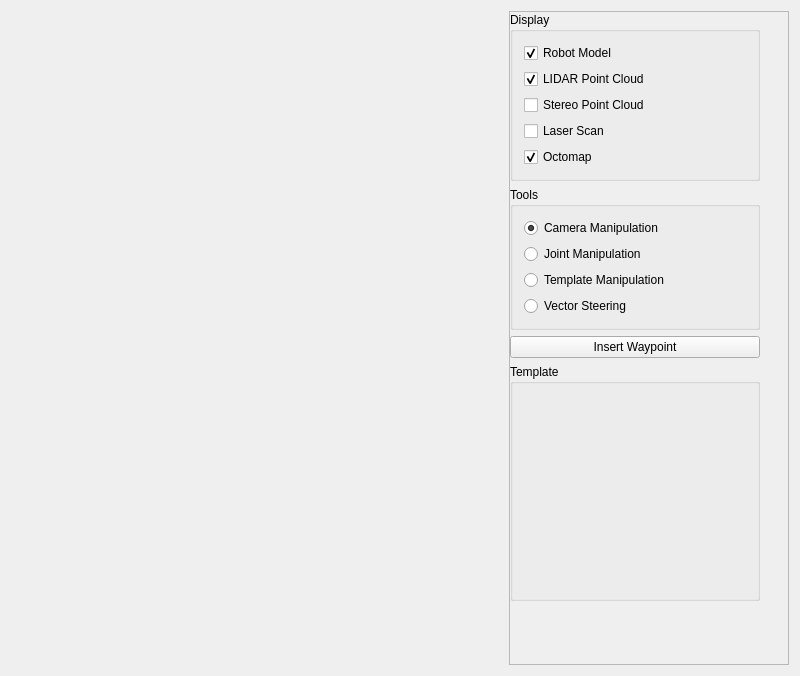
<?xml version="1.0" encoding="UTF-8"?>
<ui version="4.0">
 <class>Main3DViewWidget</class>
 <widget class="QWidget" name="Main3DViewWidget">
  <property name="geometry">
   <rect>
    <x>0</x>
    <y>0</y>
    <width>800</width>
    <height>676</height>
   </rect>
  </property>
  <property name="sizePolicy">
   <sizepolicy hsizetype="Preferred" vsizetype="Preferred">
    <horstretch>0</horstretch>
    <verstretch>0</verstretch>
   </sizepolicy>
  </property>
  <property name="windowTitle">
   <string>Main3DViewWidget</string>
  </property>
  <layout class="QHBoxLayout" name="horizontalLayout_2">
   <property name="sizeConstraint">
    <enum>QLayout::SetDefaultConstraint</enum>
   </property>
   <item>
    <widget class="Main3DView" name="main_3d_view_" native="true">
     <property name="sizePolicy">
      <sizepolicy hsizetype="Expanding" vsizetype="Expanding">
       <horstretch>0</horstretch>
       <verstretch>0</verstretch>
      </sizepolicy>
     </property>
     <property name="mouseTracking">
      <bool>true</bool>
     </property>
    </widget>
   </item>
   <item>
    <widget class="QScrollArea" name="scrollArea">
     <property name="minimumSize">
      <size>
       <width>280</width>
       <height>0</height>
      </size>
     </property>
     <property name="maximumSize">
      <size>
       <width>280</width>
       <height>16777215</height>
      </size>
     </property>
     <property name="widgetResizable">
      <bool>true</bool>
     </property>
     <widget class="QWidget" name="scrollAreaWidgetContents">
      <property name="geometry">
       <rect>
        <x>0</x>
        <y>0</y>
        <width>278</width>
        <height>656</height>
       </rect>
      </property>
      <layout class="QHBoxLayout" name="horizontalLayout">
       <property name="spacing">
        <number>0</number>
       </property>
       <property name="sizeConstraint">
        <enum>QLayout::SetMinAndMaxSize</enum>
       </property>
       <property name="margin">
        <number>0</number>
       </property>
       <item>
        <widget class="QWidget" name="ui_control" native="true">
         <property name="sizePolicy">
          <sizepolicy hsizetype="Fixed" vsizetype="Fixed">
           <horstretch>0</horstretch>
           <verstretch>0</verstretch>
          </sizepolicy>
         </property>
         <property name="minimumSize">
          <size>
           <width>250</width>
           <height>0</height>
          </size>
         </property>
         <property name="maximumSize">
          <size>
           <width>250</width>
           <height>16777215</height>
          </size>
         </property>
         <property name="baseSize">
          <size>
           <width>0</width>
           <height>0</height>
          </size>
         </property>
         <layout class="QVBoxLayout" name="verticalLayout">
          <property name="spacing">
           <number>6</number>
          </property>
          <property name="sizeConstraint">
           <enum>QLayout::SetDefaultConstraint</enum>
          </property>
          <property name="margin">
           <number>0</number>
          </property>
          <item>
           <widget class="QGroupBox" name="groupBox_2">
            <property name="title">
             <string>Display</string>
            </property>
            <layout class="QVBoxLayout" name="verticalLayout_3">
             <item>
              <widget class="QCheckBox" name="robot_model">
               <property name="text">
                <string>Robot Model</string>
               </property>
               <property name="checked">
                <bool>true</bool>
               </property>
              </widget>
             </item>
             <item>
              <widget class="QCheckBox" name="lidar_point_cloud">
               <property name="text">
                <string>LIDAR Point Cloud</string>
               </property>
               <property name="checked">
                <bool>true</bool>
               </property>
              </widget>
             </item>
             <item>
              <widget class="QCheckBox" name="stereo_point_cloud">
               <property name="text">
                <string>Stereo Point Cloud</string>
               </property>
               <property name="checked">
                <bool>false</bool>
               </property>
              </widget>
             </item>
             <item>
              <widget class="QCheckBox" name="laser_scan">
               <property name="text">
                <string>Laser Scan</string>
               </property>
               <property name="checked">
                <bool>false</bool>
               </property>
              </widget>
             </item>
             <item>
              <widget class="QCheckBox" name="octomap">
               <property name="text">
                <string>Octomap</string>
               </property>
               <property name="checked">
                <bool>true</bool>
               </property>
              </widget>
             </item>
            </layout>
           </widget>
          </item>
          <item>
           <widget class="QGroupBox" name="groupBox">
            <property name="title">
             <string>Tools</string>
            </property>
            <layout class="QVBoxLayout" name="verticalLayout_2">
             <item>
              <widget class="QRadioButton" name="camera_tool">
               <property name="text">
                <string>Camera Manipulation</string>
               </property>
               <property name="checked">
                <bool>true</bool>
               </property>
              </widget>
             </item>
             <item>
              <widget class="QRadioButton" name="widget_tool">
               <property name="text">
                <string>Joint Manipulation</string>
               </property>
              </widget>
             </item>
             <item>
              <widget class="QRadioButton" name="template_tool">
               <property name="text">
                <string>Template Manipulation</string>
               </property>
              </widget>
             </item>
             <item>
              <widget class="QRadioButton" name="steering_tool">
               <property name="text">
                <string>Vector Steering</string>
               </property>
              </widget>
             </item>
            </layout>
           </widget>
          </item>
          <item>
           <widget class="QPushButton" name="insert_waypoint">
            <property name="text">
             <string>Insert Waypoint</string>
            </property>
           </widget>
          </item>
          <item>
           <widget class="QGroupBox" name="groupBox_3">
            <property name="title">
             <string>Template</string>
            </property>
            <layout class="QVBoxLayout" name="verticalLayout_4">
             <property name="spacing">
              <number>0</number>
             </property>
             <property name="leftMargin">
              <number>0</number>
             </property>
             <property name="topMargin">
              <number>9</number>
             </property>
             <property name="rightMargin">
              <number>0</number>
             </property>
             <property name="bottomMargin">
              <number>0</number>
             </property>
             <item>
              <widget class="TemplateLoaderWidget" name="template_widget" native="true">
               <property name="minimumSize">
                <size>
                 <width>0</width>
                 <height>205</height>
                </size>
               </property>
              </widget>
             </item>
            </layout>
           </widget>
          </item>
         </layout>
        </widget>
       </item>
      </layout>
     </widget>
    </widget>
   </item>
  </layout>
 </widget>
 <layoutdefault spacing="6" margin="11"/>
 <customwidgets>
  <customwidget>
   <class>Main3DView</class>
   <extends>QWidget</extends>
   <header>main_3d_view.h</header>
   <container>1</container>
   <slots>
    <slot>robotModelToggled(bool)</slot>
    <slot>lidarPointCloudToggled(bool)</slot>
    <slot>laserScanToggled(bool)</slot>
    <slot>markerArrayToggled(bool)</slot>
    <slot>cameraToggled(bool)</slot>
    <slot>selectToggled(bool)</slot>
    <slot>markerRobotToggled(bool)</slot>
    <slot>vectorToggled(bool)</slot>
    <slot>stereoPointCloudToggled(bool)</slot>
    <slot>markerTemplateToggled(bool)</slot>
    <slot>select3DToggled(bool)</slot>
    <slot>insertTemplate(QString)</slot>
    <slot>insertWaypoint()</slot>
   </slots>
  </customwidget>
  <customwidget>
   <class>TemplateLoaderWidget</class>
   <extends>QWidget</extends>
   <header>ui/template_loader_widget.h</header>
   <container>1</container>
   <slots>
    <signal>insertTemplate(QString)</signal>
   </slots>
  </customwidget>
 </customwidgets>
 <resources/>
 <connections>
  <connection>
   <sender>robot_model</sender>
   <signal>toggled(bool)</signal>
   <receiver>main_3d_view_</receiver>
   <slot>robotModelToggled(bool)</slot>
   <hints>
    <hint type="sourcelabel">
     <x>669</x>
     <y>53</y>
    </hint>
    <hint type="destinationlabel">
     <x>271</x>
     <y>299</y>
    </hint>
   </hints>
  </connection>
  <connection>
   <sender>lidar_point_cloud</sender>
   <signal>toggled(bool)</signal>
   <receiver>main_3d_view_</receiver>
   <slot>lidarPointCloudToggled(bool)</slot>
   <hints>
    <hint type="sourcelabel">
     <x>669</x>
     <y>81</y>
    </hint>
    <hint type="destinationlabel">
     <x>271</x>
     <y>299</y>
    </hint>
   </hints>
  </connection>
  <connection>
   <sender>laser_scan</sender>
   <signal>toggled(bool)</signal>
   <receiver>main_3d_view_</receiver>
   <slot>laserScanToggled(bool)</slot>
   <hints>
    <hint type="sourcelabel">
     <x>669</x>
     <y>109</y>
    </hint>
    <hint type="destinationlabel">
     <x>271</x>
     <y>299</y>
    </hint>
   </hints>
  </connection>
  <connection>
   <sender>octomap</sender>
   <signal>toggled(bool)</signal>
   <receiver>main_3d_view_</receiver>
   <slot>markerArrayToggled(bool)</slot>
   <hints>
    <hint type="sourcelabel">
     <x>669</x>
     <y>137</y>
    </hint>
    <hint type="destinationlabel">
     <x>271</x>
     <y>299</y>
    </hint>
   </hints>
  </connection>
  <connection>
   <sender>camera_tool</sender>
   <signal>toggled(bool)</signal>
   <receiver>main_3d_view_</receiver>
   <slot>cameraToggled(bool)</slot>
   <hints>
    <hint type="sourcelabel">
     <x>669</x>
     <y>201</y>
    </hint>
    <hint type="destinationlabel">
     <x>271</x>
     <y>299</y>
    </hint>
   </hints>
  </connection>
  <connection>
   <sender>widget_tool</sender>
   <signal>toggled(bool)</signal>
   <receiver>main_3d_view_</receiver>
   <slot>markerRobotToggled(bool)</slot>
   <hints>
    <hint type="sourcelabel">
     <x>669</x>
     <y>257</y>
    </hint>
    <hint type="destinationlabel">
     <x>271</x>
     <y>299</y>
    </hint>
   </hints>
  </connection>
  <connection>
   <sender>steering_tool</sender>
   <signal>toggled(bool)</signal>
   <receiver>main_3d_view_</receiver>
   <slot>vectorToggled(bool)</slot>
   <hints>
    <hint type="sourcelabel">
     <x>669</x>
     <y>285</y>
    </hint>
    <hint type="destinationlabel">
     <x>271</x>
     <y>299</y>
    </hint>
   </hints>
  </connection>
  <connection>
   <sender>stereo_point_cloud</sender>
   <signal>toggled(bool)</signal>
   <receiver>main_3d_view_</receiver>
   <slot>stereoPointCloudToggled(bool)</slot>
   <hints>
    <hint type="sourcelabel">
     <x>669</x>
     <y>109</y>
    </hint>
    <hint type="destinationlabel">
     <x>271</x>
     <y>299</y>
    </hint>
   </hints>
  </connection>
  <connection>
   <sender>template_tool</sender>
   <signal>toggled(bool)</signal>
   <receiver>main_3d_view_</receiver>
   <slot>markerTemplateToggled(bool)</slot>
   <hints>
    <hint type="sourcelabel">
     <x>669</x>
     <y>336</y>
    </hint>
    <hint type="destinationlabel">
     <x>271</x>
     <y>305</y>
    </hint>
   </hints>
  </connection>
  <connection>
   <sender>template_widget</sender>
   <signal>insertTemplate(QString)</signal>
   <receiver>main_3d_view_</receiver>
   <slot>insertTemplate(QString)</slot>
   <hints>
    <hint type="sourcelabel">
     <x>669</x>
     <y>562</y>
    </hint>
    <hint type="destinationlabel">
     <x>271</x>
     <y>337</y>
    </hint>
   </hints>
  </connection>
  <connection>
   <sender>insert_waypoint</sender>
   <signal>pressed()</signal>
   <receiver>main_3d_view_</receiver>
   <slot>insertWaypoint()</slot>
   <hints>
    <hint type="sourcelabel">
     <x>650</x>
     <y>408</y>
    </hint>
    <hint type="destinationlabel">
     <x>256</x>
     <y>337</y>
    </hint>
   </hints>
  </connection>
 </connections>
 <slots>
  <slot>lidarPointCloudToggled()</slot>
  <slot>stereoPointCloudToggled()</slot>
 </slots>
</ui>
